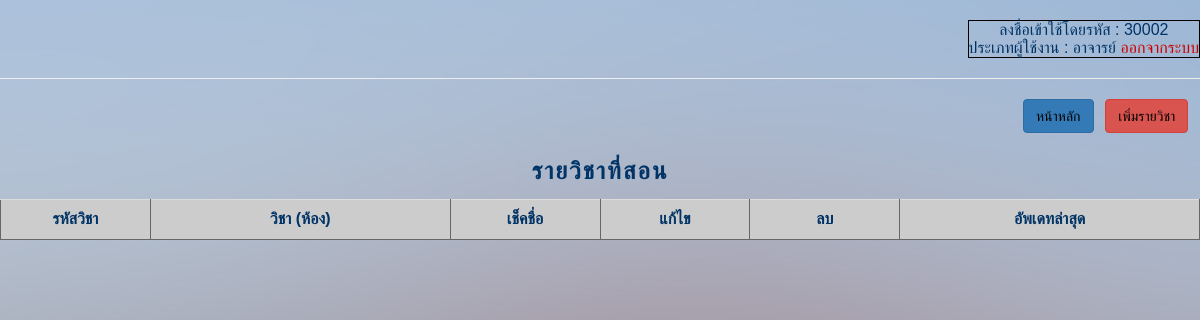
/html5up-dimension/checkattendance.php (signed in), run on an earlier commit of the app's database.
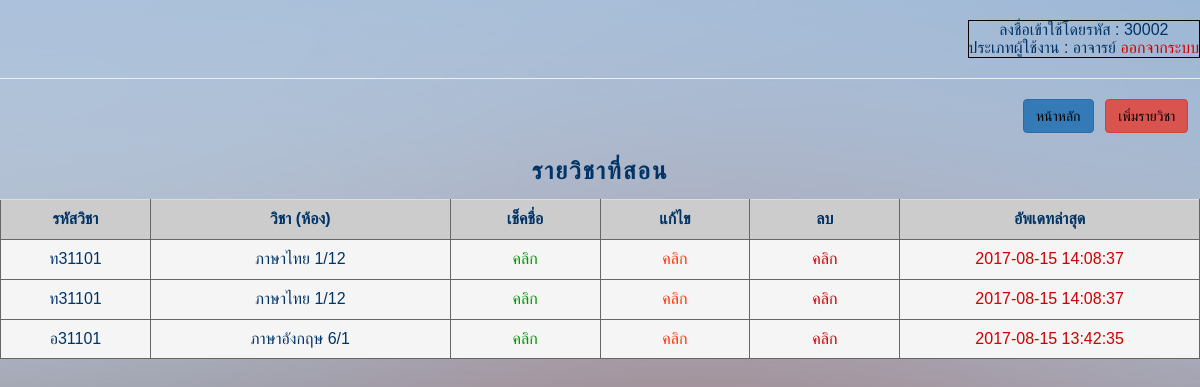
And on a later commit of the database.
### tables this page shows
CREATE TABLE `subject` (
  `subjectID` varchar(255) NOT NULL,
  `subject` varchar(255) NOT NULL,
  `class` varchar(11) NOT NULL,
  `teacherID` int(11) NOT NULL,
  `update` datetime NOT NULL
);

### html5up-dimension/checkattendance.php (the view, shortened to what this page needs)
<?php
if (!$_SESSION["uname"]){
	  Header("Location: Login.php");
}else{?>
<html>
	<head>
		<link rel="stylesheet" href="https://maxcdn.bootstrapcdn.com/bootstrap/3.3.7/css/bootstrap.min.css">
	</head>
<div class="abcd">
	<body background="/images/bg.jpg">
    <div align="right" class="a" ><br>
      <table border="1" bordercolor="#000000" cellpadding="5">
				<tr>
      		<td>
    		  <center><font color='#003366'> ลงชื่อเข้าใช้โดยรหัส :
    			<?php echo($_SESSION['userID']);?><br>
          ประเภทผู้ใช้งาน : <?php echo($_SESSION['typeUser']);?> </font>
    			<a href="logout.php"><font color="#CC0000">ออกจากระบบ</font></a></center>
        </tr></td>
        </table>
				<hr>
    </div>
<div align="right">
	<a href="teacherpage.php"><button type="button" class="btn btn-primary"><font color="#000000">หน้าหลัก</font></button></a>	&nbsp;
	<a href="addsubject.php"><button type="button" class="btn btn-danger"><font color="#000000">เพิ่มรายวิชา</font></button></a> &nbsp;&nbsp;
</div>
<br>
<center><h3><font color='#003366'>รายวิชาที่สอน</font></h3></center>
<div class="table-responsive">
<table class="table" width="800" border="1" align="center" bordercolor="#666666" >
	<tr>
		<td width="100" align="center" bgcolor="#CCCCCC"><strong><font color='#003366'>รหัสวิชา</font></strong></td>
		<td width="200"align="center" bgcolor="#CCCCCC"><strong><font color='#003366'>วิชา (ห้อง)</font></strong></td>
		<td width="100" align="center" bgcolor="#CCCCCC"><strong><font color='#003366'>เช็คชื่อ</font></strong></td>
		<td width="100" align="center" bgcolor="#CCCCCC"><strong><font color='#003366'>แก้ไข</font></strong></td>
		<td width="100" align="center" bgcolor="#CCCCCC"><strong><font color='#003366'>ลบ</font></strong></td>
		<td width="200" align="center" bgcolor="#CCCCCC"><strong><font color='#003366'>อัพเดทล่าสุด</font></strong></td>
</tr>
<?php
include ("connectDB.php");
$strSQL = mysqli_query($mysqli,"select * from teacher where userID='".$_SESSION['userID']."'");
$objResult = mysqli_fetch_array($strSQL);
$strSLQ2 = "select * from subject where teacherID='".$objResult['teacherID']."'";
$result = mysqli_query($mysqli, $strSLQ2);
while($row = mysqli_fetch_array($result))
{
echo "<tr class='active'>";
echo "<td align='center'><font color='#003366'>" . $row["subjectID"] . "</font></td>";
echo "<td align='center'><font color='#003366'>" . $row["subject"] ."&nbsp" .$row['class']. "</font></td>";
echo "<td align='center'><a href='checkattendance_check.php?subjectID=$row[subjectID]&class=$row[class]'><font color='#009900'>คลิก</font></a></td>";
echo "<td align='center'><a href='subject_edit.php?subjectID=$row[subjectID]&class=$row[class]'><font color='#FF3300'>คลิก</font></a></td>";
echo "<td align='center'><a href='subject_delete.php?subjectID=$row[subjectID]&class=$row[class]'><font color='#CC0000'>คลิก</font></a></td>";
echo "<td align='center'><font color='#CC0000'>" . $row["update"] . "</font></td>";
echo "</tr>";
}
?>
</table>
</div>
	</body>
</html>
<?php }?>

### html5up-dimension/checkattendance.php (style rules this page uses)
div.abcd { font-family: "FontAwesome",sans-serif; }
div.abcd h1,h2,h3,h4,h5 { display: block; font-weight: 600; letter-spacing: 0.2rem; line-height: 1.5; margin: 0 0 1rem 0; text-transform: uppercase; }

What changed in the data, as far as the page shows it:
added subject: subjectID "ท31101", subject "ภาษาไทย", class "1/12", update "2017-08-15 14:08:37"
added subject: subjectID "ท31101", subject "ภาษาไทย", class "1/12", update "2017-08-15 14:08:37"
added subject: subjectID "อ31101", subject "ภาษาอังกฤษ", class "6/1", update "2017-08-15 13:42:35"
